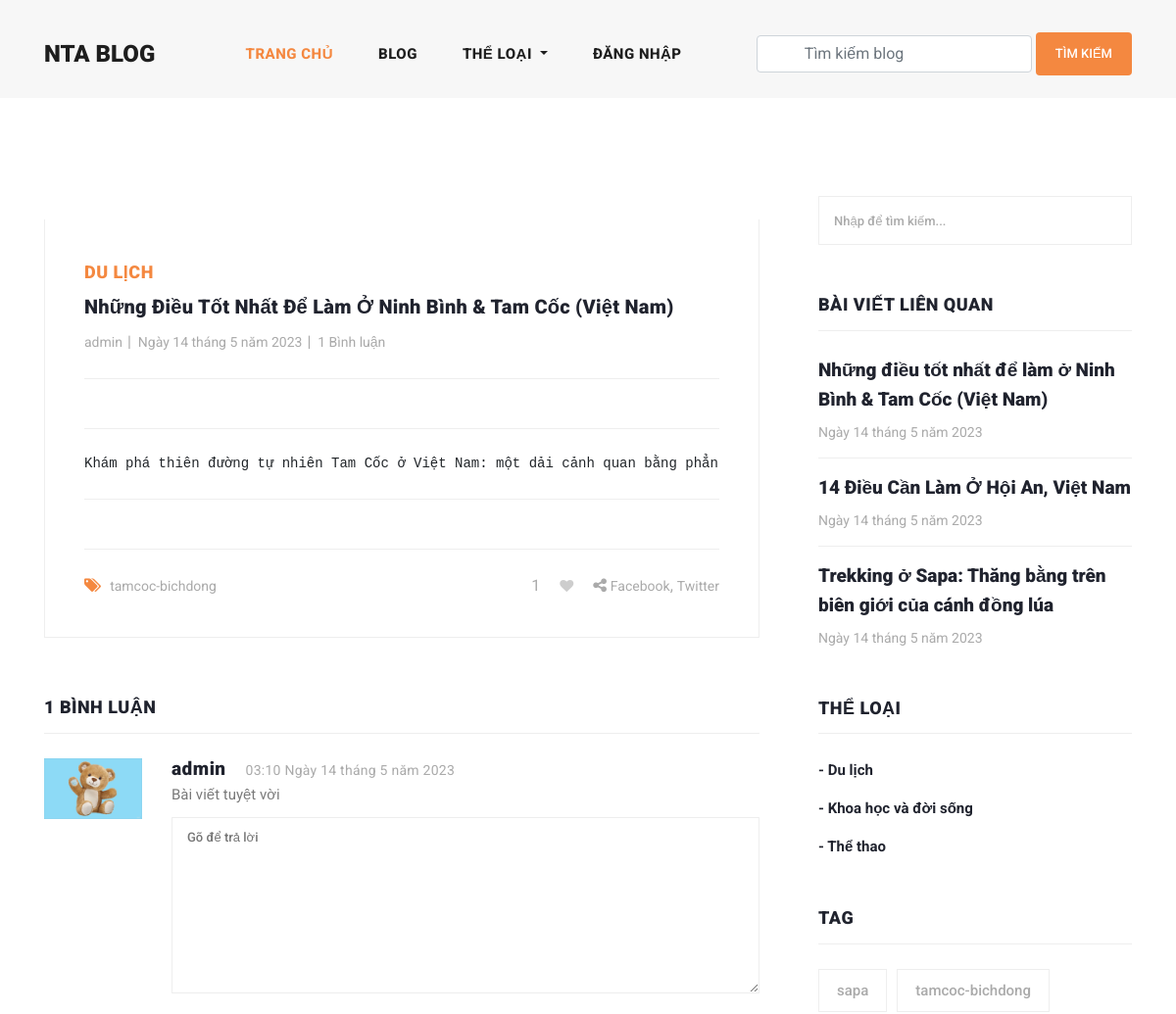
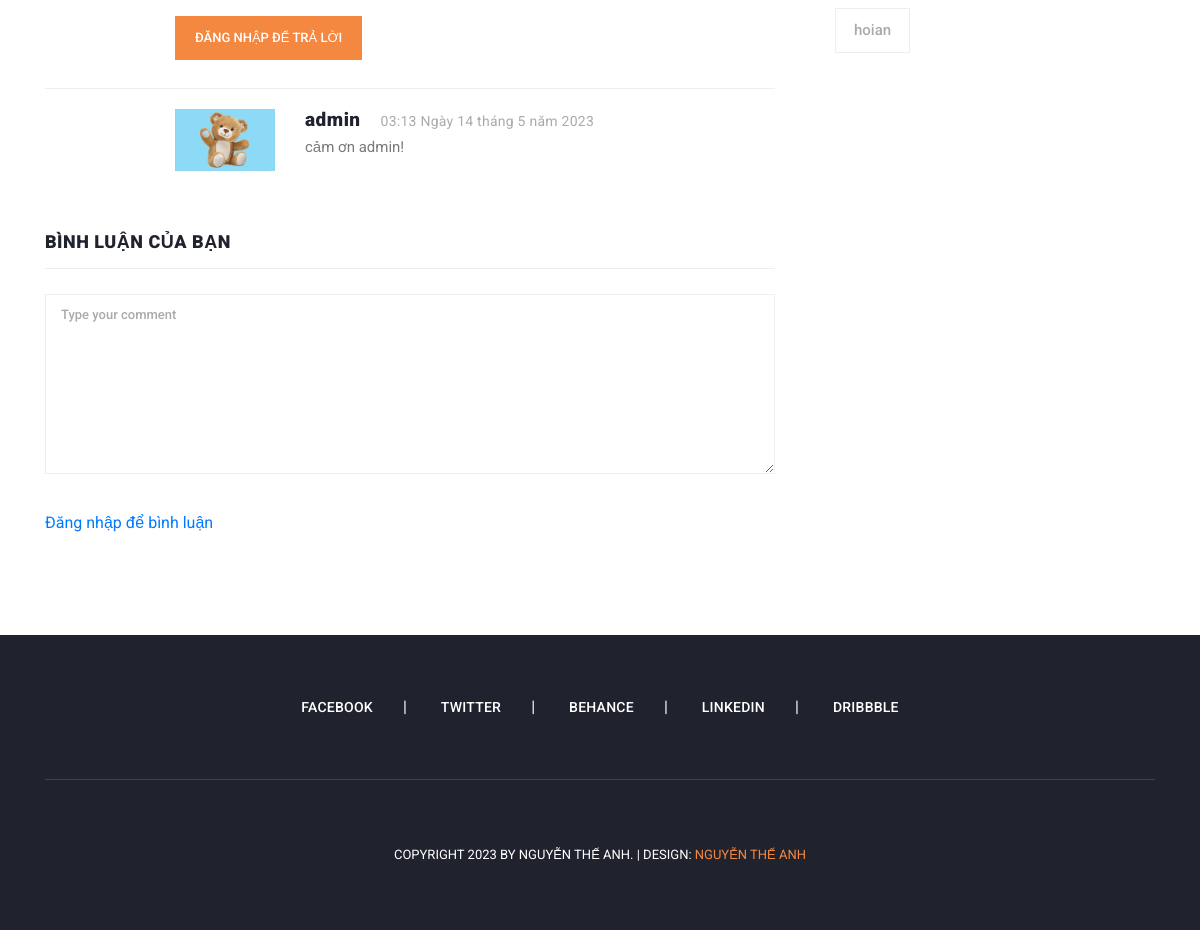
Page /blog/nhung-ieu-tot-nhat-e-lam-o-ninh-binh-tam-coc-viet-nam/ on the committed database (2 pictures, top to bottom).
### blog/models.py (models this page shows, shortened)
class Blog(models.Model):
    user = models.ForeignKey(
        User,
        related_name='user_blogs',
        on_delete=models.CASCADE
    )
    category = models.ForeignKey(
        Category,
        related_name='category_blogs',
        on_delete=models.CASCADE
    )
    tags = models.ManyToManyField(
        Tag,
        related_name='tag_blogs',
        blank=True
    )
    likes = models.ManyToManyField(
        User,
        related_name='user_likes',
        blank=True
    )
    title = models.CharField(
        max_length=250
    )
    slug = models.SlugField(null=True, blank=True)
    banner = models.ImageField(upload_to='blog_banners')
    description = RichTextField()
    created_date = models.DateField(auto_now_add=True)

class Category(models.Model):
    title = models.CharField(max_length=150, unique=True)
    slug = models.SlugField(null=True, blank=True)
    created_date = models.DateField(auto_now_add=True)

class Tag(models.Model):
    title = models.CharField(max_length=150)
    slug = models.SlugField(null=True, blank=True)
    created_date = models.DateField(auto_now_add=True)

class Comment(models.Model):
    user = models.ForeignKey(
        User,
        related_name='user_comments',
        on_delete=models.CASCADE
    )
    blog = models.ForeignKey(
        Blog,
        related_name='blog_comments',
        on_delete=models.CASCADE
    )
    text = models.TextField()
    created_date = models.DateTimeField(auto_now_add=True)

class Reply(models.Model):
    user = models.ForeignKey(
        User,
        related_name='user_replies',
        on_delete=models.CASCADE
    )
    comment = models.ForeignKey(
        Comment,
        related_name='comment_replies',
        on_delete=models.CASCADE
    )
    text = models.TextField()
    created_date = models.DateTimeField(auto_now_add=True)

### user_profile/models.py (models this page shows, shortened)
class User(AbstractUser):
    email = models.EmailField(
        max_length=150,
        unique=True,
        error_messages={
            "unique": "The email must be unique"
        }
    )
    profile_image = models.ImageField(
        null=True,
        blank=True,
        upload_to="profile_images"
    )
    followers = models.ManyToManyField("Follow")
    REQUIRED_FIELDS = ["email"]
    objects = CustomUserManager()
    def get_profile_picture(self):
        url = ""
        try:
            url = self.profile_image.url
        except:
            url = ""
        return url

### blog/views.py (the view, shortened to what this page needs)
# urls.py: path('blog/<str:slug>/', blog_details, name='blog_details'),
def blog_details(request, slug):
    form = TextForm()
    blog = get_object_or_404(Blog, slug=slug)
    category = Category.objects.get(id=blog.category.id)
    related_blogs = category.category_blogs.all()
    tags = Tag.objects.order_by('-created_date')[:5]
    liked_by = request.user in blog.likes.all()
    context = {
        "blog": blog,
        "related_blogs": related_blogs,
        "tags": tags,
        "form": form,
        "liked_by": liked_by
    }
    return render(request, 'blog_details.html', context)

### templates/blog_details.html (shortened to what this page needs)
{% extends 'base.html' %}
{% load static %}
{% block content %}
<section class="blog-posts grid-system">
    <div class="container">
      <div class="row">
        <div class="col-lg-8">
          <div class="all-blog-posts">
            <div class="row">
              <div class="col-lg-12">
                <div class="blog-post">
                  <div class="blog-thumb">
                  </div>
                  <div class="down-content">
                    <span>{{blog.category.title}}</span>
                    <a href="javascript:void(0);"><h4>{{blog.title}}</h4></a>
                    <ul class="post-info">
                      <li><a href="{% url 'view_user_information' blog.user.username %}">{{blog.user.username}}</a></li>
                      <li><a href="javascript:void(0);">{{blog.created_date}}</a></li>
                      <li><a href="javascript:void(0);">{{blog.blog_comments.all.count}} Bình luận</a></li>
                    </ul>
                    <p>{{blog.description|safe}}</p>
                    <div class="post-options">
                      <div class="row">
                        <div class="col-6">
                          <ul class="post-tags">
                            <li><i class="fa fa-tags"></i></li>
                            {% if blog.tags.all.count > 0 %}
                            {% for tag in blog.tags.all %}
                            <li><a href="{% url 'tag_blogs' tag.slug %}">{{tag.title}}</a></li>
                            {% endfor %}
                            {% else %}
                             Không có
                            {% endif %}
                          </ul>
                        </div>
                        {% if request.user.is_authenticated %}
                        <div class="col-6">
                          <ul class="post-share">
                            <li id="like-count">{{blog.likes.count}}</li>
                            {% if liked_by %}
                            <li class="pl-3 pr-3"><a href="javascript:void(0);"><i id="like-icon" data-blog="{{blog.id}}" class="fa fa-heart"></i></a></li>
                            {% else %}
                            <li class="pl-3 pr-3"><a href="javascript:void(0);"><i id="like-icon" data-blog="{{blog.id}}" class="fa fa-heart empty-heart"></i></a></li>
                            {% endif %}
                            <li><i class="fa fa-share-alt"></i></li>
                            <li><a href="#">Facebook</a>,</li>
                            <li><a href="#"> Twitter</a></li>
                          </ul>
                        </div>
                        {% else %}
                        <div class="col-6">
                          <ul class="post-share">
                            <li id="like-count">{{blog.likes.count}}</li>
                            {% if liked_by %}
                            <li class="pl-3 pr-3"><a href="{% url 'login' %}"><i class="fa fa-heart"></i></a></li>
                            {% else %}
                            <li class="pl-3 pr-3"><a href="{% url 'login' %}"><i class="fa fa-heart empty-heart"></i></a></li>
                            {% endif %}
                            <li><i class="fa fa-share-alt"></i></li>
                            <li><a href="#">Facebook</a>,</li>
                            <li><a href="#"> Twitter</a></li>
                          </ul>
                        </div>
                        {% endif %}
                      </div>
                    </div>
                  </div>
                </div>
              </div>
              <div class="col-lg-12">
                <div class="sidebar-item comments">
                  <div class="sidebar-heading">
                    <h2>{{blog.blog_comments.count}} Bình luận</h2>
                  </div>
                  <div class="content">
                    <ul class="d-flex flex-column">
                      {% for comment in blog.blog_comments.all %}
                      <li>
                        <div class="author-thumb">
                          <img src="{{comment.user.get_profile_picture}}" alt="">
                        </div>
                        <div class="right-content">
                          <h4>{{comment.user.username}}<span>{{comment.created_date}}</span></h4>
                          <p>{{comment.text}}</p>
                          <form class="submit-reply my-2" id="comment" action="{% url 'add_reply' blog.id comment.id %}" method="POST">
                            <div class="row">
                              <div class="col-lg-12">
                                <fieldset>
                                  <textarea name="text" rows="2" cols="100" id="message" placeholder="Gõ để trả lời" required=""></textarea>
                                </fieldset>
                              </div>
                              <div class="col-lg-12">
                                <fieldset>
                                  {% if request.user.is_authenticated %}
                                  <button type="submit" id="form-submit" class="main-button reply-button">Phản hồi</button>
                                  {% else %}
                                  <a href="{% url 'login' %}" id="form-submit" class="main-button reply-button">
                                    Đăng nhập để trả lời</a>
                                  {% endif %}
                                </fieldset>
                              </div>
                            </div>
                          </form>
                        </div>
                      </li>
                      {% for reply in comment.comment_replies.all %}
                      <li class="replied">
                        <div class="author-thumb">
                          <img src="{{reply.user.get_profile_picture}}" alt="">
                        </div>
                        <div class="right-content">
                          <h4>{{reply.user.username}}<span>{{reply.created_date}}</span></h4>
                          <p>{{reply.text}}</p>
                        </div>
                      </li>
                      {% endfor %}
                      {% endfor %}
                    </ul>
                  </div>
                </div>
              </div>
              <div class="col-lg-12">
                <div class="sidebar-item submit-comment">
                  <div class="sidebar-heading">
                    <h2>Bình luận của bạn</h2>
                  </div>
                  <div class="content">
                    <form id="comment" action="{% url 'blog_details' blog.slug %}" method="POST">
                      <div class="row">
                        <div class="col-lg-12">
                          <fieldset>
                            <textarea name="text" rows="6" id="message" placeholder="Type your comment" required=""></textarea>
                          </fieldset>
                        </div>
                        <div class="col-lg-12">
                          <fieldset>
                            {% if request.user.is_authenticated %}
                            <button type="submit" id="form-submit" class="main-button">Gửi</button>
                            {% else %}
                            <a href="{% url 'login' %}" id="form-submit" class="main-button">Đăng nhập để bình luận</a>
                            {% endif %}
                          </fieldset>
                        </div>
                      </div>
                    </form>
                  </div>
                </div>
              </div>
            </div>
          </div>
        </div>
        <div class="col-lg-4">
          <div class="sidebar">
            <div class="row">
              <div class="col-lg-12">
                <div class="sidebar-item search">
                  <form id="search_form" name="gs" method="GET" action="#">
                    <input type="text" name="q" class="searchText" placeholder="Nhập để tìm kiếm..." autocomplete="on">
                  </form>
                </div>
              </div>
              <div class="col-lg-12">
                <div class="sidebar-item recent-posts">
                  <div class="sidebar-heading">
                    <h2>BÀI VIẾT LIÊN QUAN</h2>
                  </div>
                  <div class="content">
                    <ul>
                      {% for blog in related_blogs %}
                      <li><a href="{% url 'blog_details' blog.slug %}">
                        <h5>{{blog.title}}</h5>
                        <span>{{blog.created_date}}</span>
                      </a></li>
                      {% endfor %}
                    </ul>
                  </div>
                </div>
              </div>
              <div class="col-lg-12">
                <div class="sidebar-item categories">
                  <div class="sidebar-heading">
                    <h2>THỂ LOẠI</h2>
                  </div>
                  <div class="content">
                    <ul>
                      {% for category in categories %}
                      <li><a href="{% url 'category_blogs' category.slug %}">- {{category.title}}</a></li>
                      {% endfor %}
                    </ul>
                  </div>
                </div>
              </div>
              <div class="col-lg-12">
                <div class="sidebar-item tags">
                  <div class="sidebar-heading">
                    <h2>Tag</h2>
                  </div>
                  <div class="content">
                    <ul>
                      {% for tag in tags %}
                      <li><a href="{% url 'tag_blogs' tag.slug %}">{{tag.title}}</a></li>
                      {% endfor %}
                    </ul>
                  </div>
                </div>
              </div>
            </div>
          </div>
        </div>
      </div>
    </div>
  </section>
{% endblock content %}

### rows in the picture
Blog: category "DU LỊCH", title "Những Điều Tốt Nhất Để Làm Ở Ninh Bình & Tam Cốc (Việt Nam)", user.username "admin", created_date "Ngày 14 tháng 5 năm 2023", blog_comments.all.count "1", description "Khám phá thiên đường tự nhiên Tam Cốc ở Việt Nam: một dải cảnh quan bằng…", likes.count "1", blog_comments.count "1", title "Những điều tốt nhất để làm ở Ninh Bình & Tam Cốc (Việt Nam)"
Tag: title "tamcoc-bichdong"
Comment: user.get_profile_picture (picture), user.username "admin", created_date "03:10 Ngày 14 tháng 5 năm 2023", text "Bài viết tuyệt vời"
Reply: user.get_profile_picture (picture), user.username "admin", created_date "03:13 Ngày 14 tháng 5 năm 2023", text "cảm ơn admin!"
Blog: title "14 Điều Cần Làm Ở Hội An, Việt Nam", created_date "Ngày 14 tháng 5 năm 2023"
Blog: title "Trekking ở Sapa: Thăng bằng trên biên giới của cánh đồng lúa", created_date "Ngày 14 tháng 5 năm 2023"
Category: title "Du lịch"
Category: title "Khoa học và đời sống"
Category: title "Thể thao"
Tag: title "sapa"
Tag: title "hoian"
